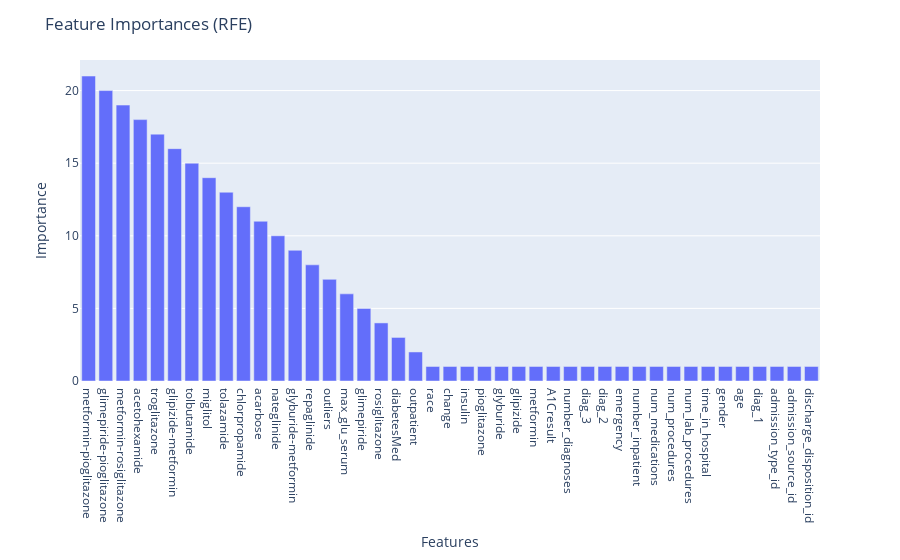

Write notebook code for a chart like this one.
### Code cell
# Create a bar chart to visualize RFE feature ranks
fig = px.bar(rfe_results_df, x='Feature', y='Importance')
fig.update_layout(
    title="Feature Importances (RFE)",
    yaxis_title="Importance",
    xaxis_title="Features",
    xaxis={'categoryorder': 'total descending'}  # Arrange features from least to most important
)
fig.show()

# Print the list of deleted feature names
print("Deleted Features:")
print(cols_to_drop_rfe)

### Figure 1 — Plotly figure (JSON) as saved in the notebook; plotly's stock layout.template omitted (floating-point values rounded to 4 significant figures)
{"data": [{"alignmentgroup": "True", "hovertemplate": "Feature=%{x}<br>Importance=%{y}<extra></extra>", "legendgroup": "", "marker": {"color": "#636efa", "pattern": {"shape": ""}}, "name": "", "offsetgroup": "", "orientation": "v", "showlegend": false, "textposition": "auto", "type": "bar", "x": ["race", "change", "insulin", "pioglitazone", "glyburide", "glipizide", "metformin", "A1Cresult", "number_diagnoses", "diag_3", "diag_2", "emergency", "number_inpatient", "num_medications", "num_procedures", "num_lab_procedures", "time_in_hospital", "gender", "age", "diag_1", "admission_type_id", "admission_source_id", "discharge_disposition_id", "outpatient", "diabetesMed", "rosiglitazone", "glimepiride", "max_glu_serum", "outliers", "repaglinide", "glyburide-metformin", "nateglinide", "acarbose", "chlorpropamide", "tolazamide", "miglitol", "tolbutamide", "glipizide-metformin", "troglitazone", "acetohexamide", "metformin-rosiglitazone", "glimepiride-pioglitazone", "metformin-pioglitazone"], "xaxis": "x", "y": [1, 1, 1, 1, 1, 1, 1, 1, 1, 1, 1, 1, 1, 1, 1, 1, 1, 1, 1, 1, 1, 1, 1, 2, 3, 4, 5, 6, 7, 8, 9, 10, 11, 12, 13, 14, 15, 16, 17, 18, 19, 20, 21], "yaxis": "y"}], "layout": {"barmode": "relative", "legend": {"tracegroupgap": 0}, "margin": {"t": 60}, "title": {"text": "Feature Importances (RFE)"}, "xaxis": {"anchor": "y", "categoryorder": "total descending", "domain": [0, 1], "title": {"text": "Features"}}, "yaxis": {"anchor": "x", "domain": [0, 1], "title": {"text": "Importance"}}}}
